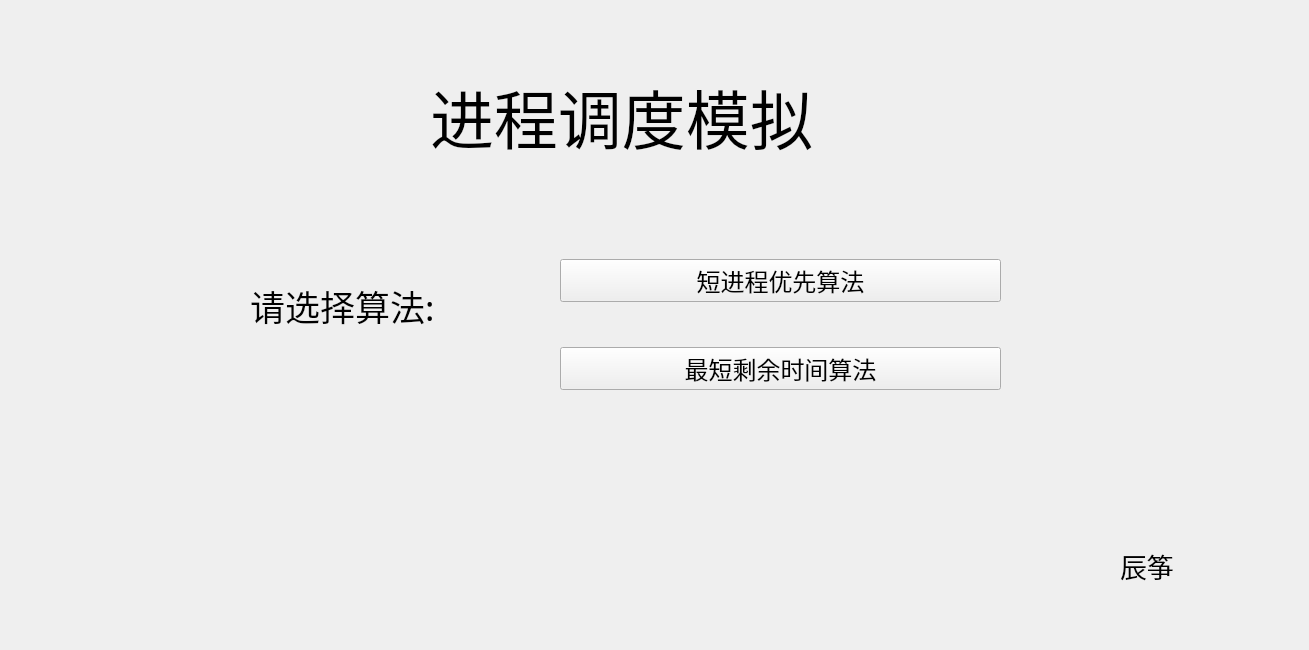
<?xml version="1.0" encoding="UTF-8"?>
<ui version="4.0">
 <class>Widget</class>
 <widget class="QWidget" name="Widget">
  <property name="geometry">
   <rect>
    <x>0</x>
    <y>0</y>
    <width>1309</width>
    <height>650</height>
   </rect>
  </property>
  <property name="windowTitle">
   <string>Widget</string>
  </property>
  <widget class="QLabel" name="label">
   <property name="geometry">
    <rect>
     <x>430</x>
     <y>30</y>
     <width>581</width>
     <height>171</height>
    </rect>
   </property>
   <property name="font">
    <font>
     <family>宋体</family>
     <pointsize>48</pointsize>
    </font>
   </property>
   <property name="text">
    <string>进程调度模拟</string>
   </property>
  </widget>
  <widget class="QLabel" name="label_2">
   <property name="geometry">
    <rect>
     <x>250</x>
     <y>260</y>
     <width>301</width>
     <height>91</height>
    </rect>
   </property>
   <property name="font">
    <font>
     <family>宋体</family>
     <pointsize>26</pointsize>
    </font>
   </property>
   <property name="text">
    <string>请选择算法:</string>
   </property>
  </widget>
  <widget class="QLabel" name="label_3">
   <property name="geometry">
    <rect>
     <x>1120</x>
     <y>530</y>
     <width>171</width>
     <height>71</height>
    </rect>
   </property>
   <property name="font">
    <font>
     <family>Arial</family>
     <pointsize>20</pointsize>
    </font>
   </property>
   <property name="text">
    <string>辰筝</string>
   </property>
  </widget>
  <widget class="QWidget" name="widget" native="true">
   <property name="geometry">
    <rect>
     <x>560</x>
     <y>220</y>
     <width>441</width>
     <height>211</height>
    </rect>
   </property>
   <layout class="QVBoxLayout" name="verticalLayout_4">
    <item>
     <widget class="QPushButton" name="P_SJF_4">
      <property name="font">
       <font>
        <family>Arial</family>
        <pointsize>18</pointsize>
       </font>
      </property>
      <property name="text">
       <string>短进程优先算法</string>
      </property>
     </widget>
    </item>
    <item>
     <widget class="QPushButton" name="P_SRTF_4">
      <property name="font">
       <font>
        <family>Arial</family>
        <pointsize>18</pointsize>
       </font>
      </property>
      <property name="text">
       <string>最短剩余时间算法</string>
      </property>
     </widget>
    </item>
   </layout>
  </widget>
 </widget>
 <resources/>
 <connections/>
</ui>
